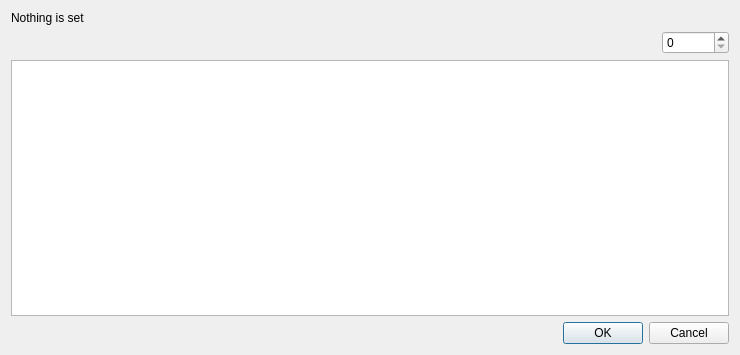
<?xml version="1.0" encoding="UTF-8"?>
<ui version="4.0">
 <class>AltGui_Measure_Replacing_File_Dia</class>
 <widget class="QDialog" name="AltGui_Measure_Replacing_File_Dia">
  <property name="geometry">
   <rect>
    <x>0</x>
    <y>0</y>
    <width>740</width>
    <height>355</height>
   </rect>
  </property>
  <property name="minimumSize">
   <size>
    <width>740</width>
    <height>300</height>
   </size>
  </property>
  <property name="windowTitle">
   <string>Replace by file...</string>
  </property>
  <property name="windowIcon">
   <iconset resource="../../../system_sys/source_code/gui/resources/system_sys_resource.qrc">
    <normaloff>:/alt_icon</normaloff>:/alt_icon</iconset>
  </property>
  <layout class="QVBoxLayout" name="verticalLayout_2">
   <item>
    <layout class="QHBoxLayout">
     <item>
      <widget class="QLabel" name="head_label">
       <property name="font">
        <font>
         <family>Arial</family>
         <pointsize>9</pointsize>
        </font>
       </property>
       <property name="text">
        <string>Nothing is set</string>
       </property>
      </widget>
     </item>
    </layout>
   </item>
   <item>
    <layout class="QHBoxLayout" name="horizontalLayout">
     <item>
      <spacer name="horizontalSpacer">
       <property name="orientation">
        <enum>Qt::Horizontal</enum>
       </property>
       <property name="sizeHint" stdset="0">
        <size>
         <width>40</width>
         <height>20</height>
        </size>
       </property>
      </spacer>
     </item>
     <item>
      <widget class="QSpinBox" name="spinBox">
       <property name="minimum">
        <number>0</number>
       </property>
       <property name="maximum">
        <number>9999999</number>
       </property>
       <property name="value">
        <number>0</number>
       </property>
      </widget>
     </item>
    </layout>
   </item>
   <item>
    <layout class="QVBoxLayout" name="lay_chooser">
     <item>
      <widget class="QTableWidget" name="tableWidget"/>
     </item>
    </layout>
   </item>
   <item>
    <layout class="QHBoxLayout">
     <item>
      <spacer>
       <property name="orientation">
        <enum>Qt::Horizontal</enum>
       </property>
       <property name="sizeHint" stdset="0">
        <size>
         <width>209</width>
         <height>18</height>
        </size>
       </property>
      </spacer>
     </item>
     <item>
      <widget class="QPushButton" name="okButton">
       <property name="text">
        <string>OK</string>
       </property>
      </widget>
     </item>
     <item>
      <widget class="QPushButton" name="cancelButton">
       <property name="text">
        <string>Cancel</string>
       </property>
      </widget>
     </item>
    </layout>
   </item>
  </layout>
 </widget>
 <resources>
  <include location="../../../system_sys/source_code/gui/resources/system_sys_resource.qrc"/>
 </resources>
 <connections/>
</ui>
